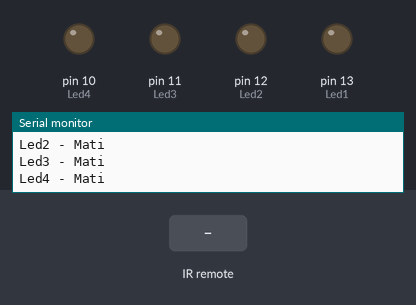
A sketch run on a simulated Arduino Uno, built with avr-gcc and run on an emulated ATmega328P. Parts: output pins drawn as LEDs (lit = HIGH), the last lines printed to the serial monitor. Inputs (shaded band) come from the test bench.

Above: at 1.2 s.
1.3 s: infrared code 0xFFA25D received
At 2.5 s:
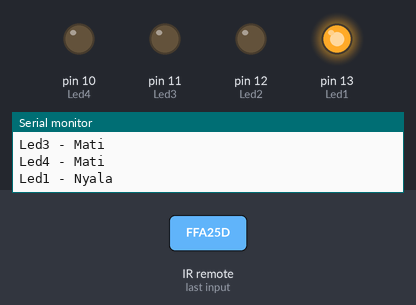
2.8 s: infrared code 0xFF629D received
At 3.9 s:
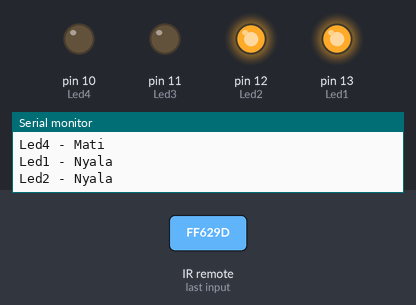
4.3 s: infrared code 0xFFE21D received
At 5.0 s:
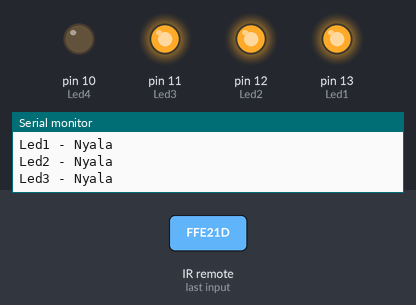
5.8 s: infrared code 0xFF22DD received
At 6.2 s:
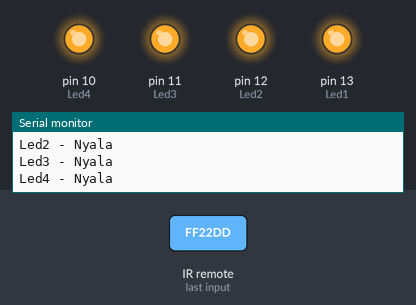
7.3 s: infrared code 0xFFA25D received
At 8.5 s:
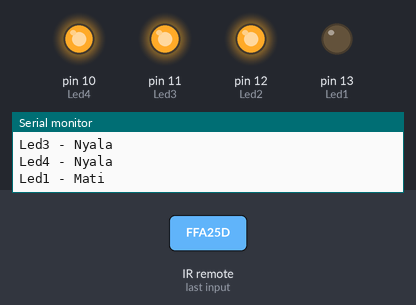
8.8 s: infrared code 0xFF629D received
At 9.6 s:
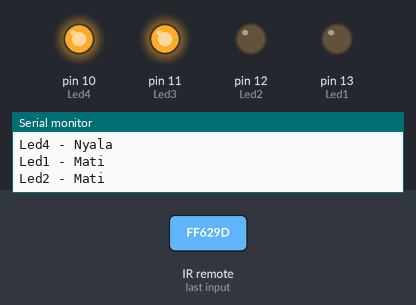
Timing chart, 0 to 11.3 s (numbered marks = the images above; inputs shaded):
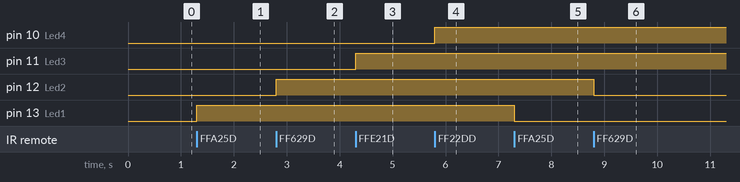

Measured:
- after the input at 1.3 s, pin 13 (Led1): LOW → HIGH at once
- after the input at 2.8 s, pin 12 (Led2): LOW → HIGH at once
- after the input at 4.3 s, pin 11 (Led3): LOW → HIGH at once
- after the input at 5.8 s, pin 10 (Led4): LOW → HIGH at once
- after the input at 7.3 s, pin 13 (Led1): HIGH → LOW at once
- after the input at 8.8 s, pin 12 (Led2): HIGH → LOW at once

The sketch:

IRRemote_coba2_switch_led.ino
```cpp
#include "IRremote.h"
/*
Encoding IR Remote
library irremote.h https://github.com/z3t0/Arduino-IRremote
1  FFA25D
2 FF629D
3 FFE21D
4 FF22DD
5 FF22DD
6 FFC23D
7 FFE01F
8 FFA857
9 FF906F
* FF6897
0 FF9867
# FFB04F
UP  FF18E7
DOWN  FF4AB5
RIGHT FF5AA5
LEFT  FF10EF
OK  FF38C7
*/
int receiver = 8; // Signal Pin of IR receiver to Arduino Digital Pin 6
int Led1=13;
int Led2 = 12;
int Led3 = 11;
int Led4 = 10;

int itsONled[] = {0,0,0,0,0};
    /* the initial state of LEDs is OFF (zero)
    the first zero must remain zero but you can
    change the others to 1's if you want a certain
    led to light when the board is powered */


IRrecv irrecv(receiver);    // create instance of 'irrecv'
decode_results results;     // create instance of 'decode_results'

void setup()
{
  Serial.begin(9600);
  Serial.print("Led1 - Mati \n");
  Serial.print("Led2 - Mati \n");
  Serial.print("Led3 - Mati \n");
  Serial.print("Led4 - Mati \n");

  irrecv.enableIRIn(); // Start the receiver
  pinMode(Led1,OUTPUT);
  pinMode(Led2,OUTPUT);
  pinMode(Led3,OUTPUT);
  pinMode(Led4,OUTPUT);
}

void loop()
{
if (irrecv.decode(&results)) // have we received an IR signal?

  {
    switch(results.value)

    {

      case 0xFFA25D: // 1 button pressed
                      if(itsONled[1] == 1) {        // if first led is on then
                      digitalWrite(Led1, LOW);   // turn it off when button is pressed
                      Serial.print("Led1 - Mati \n");
                      itsONled[1] = 0;           // and set its state as off
                      } else {                      // else if first led is off
                      digitalWrite(Led1, HIGH); // turn it on when the button is pressed
                      Serial.print("Led1 - Nyala \n");
                      itsONled[1] = 1;          // and set its state as on
                      }
                      break;

      case 0xFF629D: // 2 button pressed
                      if(itsONled[2] == 1) {        // if first led is on then
                      digitalWrite(Led2, LOW);   // turn it off when button is pressed
                      Serial.print("Led2 - Mati \n");
                      itsONled[2] = 0;           // and set its state as off
                      } else {                      // else if first led is off
                      digitalWrite(Led2, HIGH); // turn it on when the button is pressed
                      Serial.print("Led2 - Nyala \n");
                      itsONled[2] = 1;          // and set its state as on
                      }
                      break;

       case 0xFFE21D: // 3 button pressed
                      if(itsONled[3] == 1) {        // if first led is on then
                      digitalWrite(Led3, LOW);   // turn it off when button is pressed
                      Serial.print("Led3 - Mati \n");
                      itsONled[3] = 0;           // and set its state as off
                      } else {                      // else if first led is off
                      digitalWrite(Led3, HIGH); // turn it on when the button is pressed
                      Serial.print("Led3 - Nyala \n");
                      itsONled[3] = 1;          // and set its state as on
                      }
                      break;

        case 0xFF22DD: // 4 button pressed
                      if(itsONled[4] == 1) {        // if first led is on then
                      digitalWrite(Led4, LOW);   // turn it off when button is pressed
                      Serial.print("Led4 - Mati \n");
                      itsONled[4] = 0;           // and set its state as off
                      } else {                      // else if first led is off
                      digitalWrite(Led4, HIGH); // turn it on when the button is pressed
                      Serial.print("Led4 - Nyala \n");
                      itsONled[4] = 1;          // and set its state as on
                      }
                      break;
    }

      irrecv.resume(); // receive the next value
  }


}/* --end main loop -- */
```
